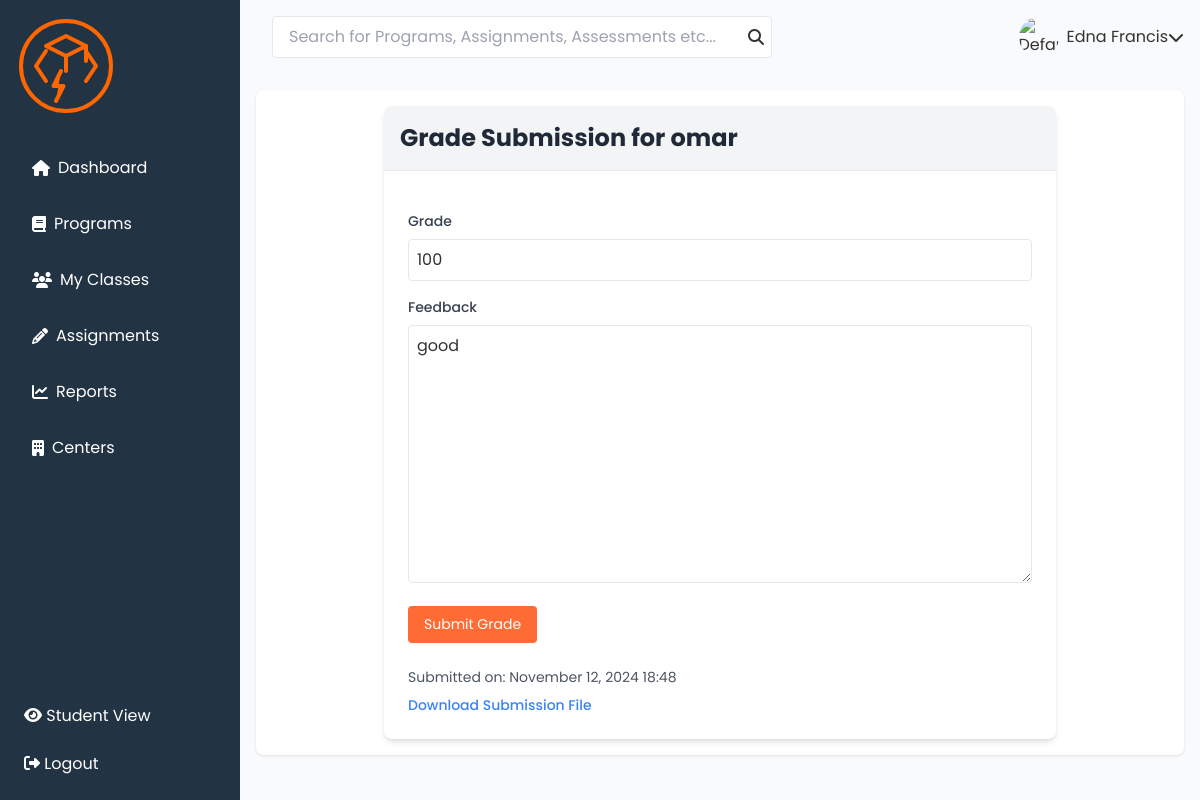
/submission/9/grade/ (signed in), run on the app's committed database.
### courses/models.py (models this page shows, shortened)
class Submission(models.Model):
    assignment = models.ForeignKey(Assignment, related_name='submissions', on_delete=models.CASCADE)
    student = models.ForeignKey(User, on_delete=models.CASCADE)
    submission_file = models.FileField(upload_to='submissions/', blank=True, null=True)
    submission_link = models.URLField(blank=True, null=False, default='not submited')  #
    submission_date = models.DateTimeField(auto_now_add=True)
    grade = models.CharField(max_length=30, null=True, blank=True, default="Not Yet Graded")
    feedback = models.TextField(blank=True, null=True)  # Optional feedback from instructor

### ourusers/models.py (models this page shows, shortened)
class CustomUser(AbstractUser):
    is_student = models.BooleanField(default=True)
    is_instructor = models.BooleanField(default=False)
    profile_picture = models.ImageField(upload_to='profile_pictures/', blank=True, null=True)

### assignments/views.py (the view)
# urls.py: path('submission/<int:submission_id>/grade/', grade_submission, name='grade_submission'),
@login_required
def grade_submission(request, submission_id):
    submission = get_object_or_404(Submission, pk=submission_id)
    if request.method == 'POST':
        form = GradeSubmissionForm(request.POST, instance=submission)
        if form.is_valid():
            form.save()
            Progress.objects.update_or_create(
                student=submission.student,
                course=submission.assignment.course,
                assignment=submission.assignment,
                defaults={'assignment_grade': submission.grade}
            )
            return redirect('submission_list', assignment_id=submission.assignment.id)
    else:
        form = GradeSubmissionForm(instance=submission)
    return render(request, 'grade_submission.html', {'submission': submission, 'form': form})

### assignments/forms.py
class GradeSubmissionForm(forms.ModelForm):
    class Meta:
        model = Submission
        fields = ['grade', 'feedback']

### assignments/templates/grade_submission.html (shortened to what this page needs)
{% extends 'instructors/base.html' %}
{% block content %}
<div class="container mx-auto px-4 py-8">
  <div class="max-w-2xl mx-auto bg-white shadow-md rounded-lg overflow-hidden">
    <div class="bg-gray-100 p-4 border-b">
      <h2 class="text-2xl font-bold text-gray-800">
        Grade Submission for {{ submission.student.username }}
      </h2>
    </div>
    <div class="p-6">
      <form method="post" class="space-y-4">
        {% for field in form %}
          <div class="space-y-2">
            <label for="{{ field.id_for_label }}" class="block text-sm font-medium text-gray-700">
              {{ field.label }}
            </label>
            {{ field }}
          </div>
        {% endfor %}
        <button type="submit" class="btn">
          Submit Grade
        </button>
      </form>
      <div class="mt-6 space-y-2 text-sm text-gray-600">
        <p>Submitted on: {{ submission.submission_date|date:"F d, Y H:i" }}</p>
        <p>
          <a href="" class="text-blue-500 hover:text-blue-600 font-medium">
            Download Submission File
          </a>
        </p>
      </div>
    </div>
  </div>
</div>
{% endblock %}

### ourusers/static/css/styles.css (style rules this page uses)
:root { --primary-color: #ff6b35; --secondary-color: #223344; --background-color: #f9fafb; --text-color: #333; --text-secondary: #666; --border-color: #e5e7eb; --sidebar-width: 240px; }
* { margin: 0; padding: 0; box-sizing: border-box; }
body { font-family: 'Poppins', sans-serif; background-color: var(--background-color); color: var(--text-color); }
.btn, .btn-edit, .btn-delete { padding: 0.5rem 1rem; border-radius: 4px; text-decoration: none; font-size: 0.875rem; cursor: pointer; }
.btn { background-color: var(--primary-color); color: white; border: none; }
form input[type="text"], form input[type="email"], form input[type="password"], form textarea, form select { width: 100%; padding: 0.5rem; border: 1px solid var(--border-color); border-radius: 4px; font-size: 1rem; }

### data on the page
Submission: student.username "omar", form "100" "good", submission_date "November 12, 2024 18:48"

### other printed values
{{ field.label }} "Grade" "Feedback"
